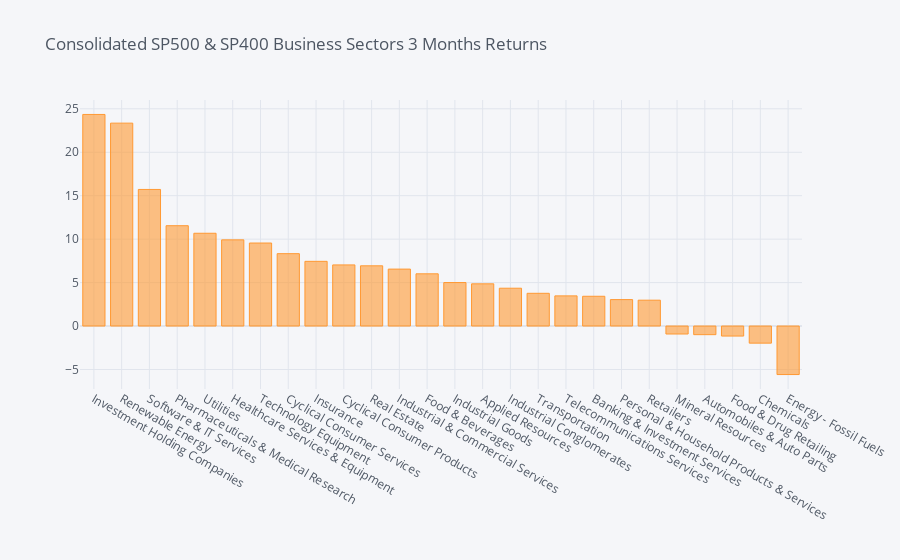

Here is the notebook cell this chart was saved with:
### Code cell
agg_sector_3mnths.iplot(kind = 'bar', title=' Consolidated SP500 & SP400 Business Sectors 3 Months Returns')

### Figure 1 — Plotly figure (JSON) as saved in the notebook; plotly's stock layout.template omitted (floating-point values rounded to 4 significant figures)
{"data": [{"marker": {"color": "rgba(255, 153, 51, 0.6)", "line": {"color": "rgba(255, 153, 51, 1.0)", "width": 1}}, "name": "3 Month Total Return", "orientation": "v", "text": "", "type": "bar", "x": ["Investment Holding Companies", "Renewable Energy", "Software & IT Services", "Pharmaceuticals & Medical Research", "Utilities", "Healthcare Services & Equipment", "Technology Equipment", "Cyclical Consumer Services", "Insurance", "Cyclical Consumer Products", "Real Estate", "Industrial & Commercial Services", "Food & Beverages", "Industrial Goods", "Applied Resources", "Industrial Conglomerates", "Transportation", "Telecommunications Services", "Banking & Investment Services", "Personal & Household Products & Services", "Retailers", "Mineral Resources", "Automobiles & Auto Parts", "Food & Drug Retailing", "Chemicals", "Energy - Fossil Fuels"], "y": [24.35, 23.35, 15.72, 11.55, 10.68, 9.917, 9.554, 8.328, 7.444, 7.032, 6.929, 6.552, 6.008, 5.002, 4.855, 4.352, 3.766, 3.468, 3.425, 3.041, 2.974, -0.9176, -0.9945, -1.154, -1.972, -5.585]}], "layout": {"legend": {"bgcolor": "#F5F6F9", "font": {"color": "#4D5663"}}, "paper_bgcolor": "#F5F6F9", "plot_bgcolor": "#F5F6F9", "title": {"font": {"color": "#4D5663"}, "text": " Consolidated SP500 & SP400 Business Sectors 3 Months Returns"}, "xaxis": {"gridcolor": "#E1E5ED", "showgrid": true, "tickfont": {"color": "#4D5663"}, "title": {"font": {"color": "#4D5663"}, "text": ""}, "zerolinecolor": "#E1E5ED"}, "yaxis": {"gridcolor": "#E1E5ED", "showgrid": true, "tickfont": {"color": "#4D5663"}, "title": {"font": {"color": "#4D5663"}, "text": ""}, "zerolinecolor": "#E1E5ED"}}}
